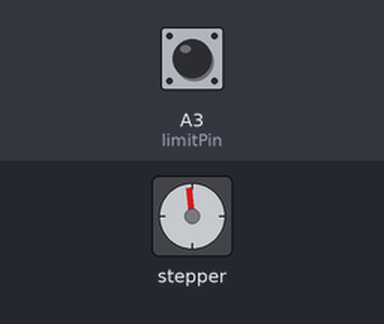
Simulated run of this sketch. Board: Arduino Uno, built with avr-gcc and run on an emulated ATmega328P. Parts: stepper motor. Wiring (inferred from the names in the program): stepper motor driver (200 steps per turn assumed): step pin 3; direction pin 2. Inputs (shaded band) come from the test bench; at power-on: A3 (limitPin) HIGH.

Above: at 1.25 s.
1.3 s: A3 (limitPin) driven LOW
2.8 s: A3 (limitPin) driven HIGH
At 2.95 s:
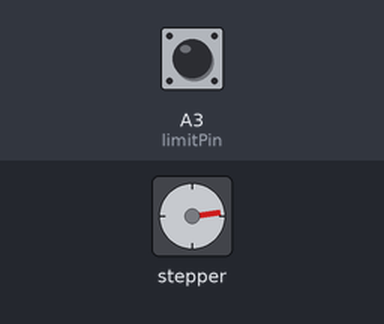
5.8 s: A3 (limitPin) pulsed LOW 2 times (0.12 s each, 0.3 s apart)
8.8 s: A3 (limitPin) driven LOW
At 8.8 s:
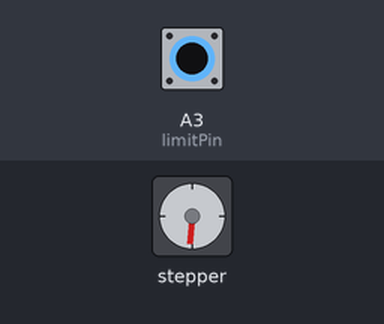
10.3 s: A3 (limitPin) pulsed HIGH 5 times (0.12 s each, 0.3 s apart)
At 12.4 s:
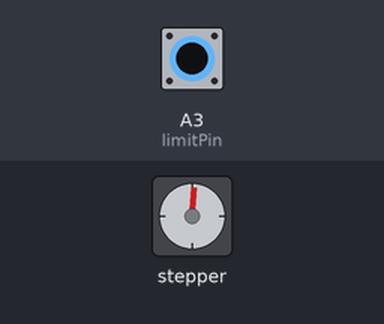
Timing chart, 0 to 13.9 s (numbered marks = the images above; inputs shaded):
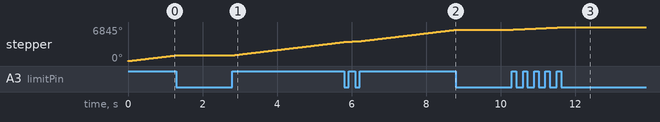

The sketch:

limitSwitchTest.ino
```cpp
const int stepPin = 3;
const int dirPin  = 2;
const int enablePin = 4;
const int limitPin = A3;

void setup() {
  pinMode(stepPin, OUTPUT);
  pinMode(dirPin, OUTPUT);
  pinMode(limitPin, INPUT_PULLUP);

  digitalWrite(dirPin, HIGH);
}

void loop() {
  digitalWrite(enablePin, LOW);
  if (digitalRead(limitPin) == LOW) {
    return;
  }

  digitalWrite(stepPin, HIGH);
  delayMicroseconds(1000);
  digitalWrite(stepPin, LOW);
  delayMicroseconds(1000);
}
```

Measured:
- after the input at 1.3 s, stepper: stops changing and stays 1161°
- after the input at 2.8 s, stepper: keeps turning clockwise at about 893°/s, starting at once
- after the input at 8.8 s, stepper: stops changing and stays 6305°
- after the input at 10.3 s, stepper: turns 540° clockwise in 1.3 s, starting at once
- by itself, stepper: keeps turning clockwise at about 895°/s
